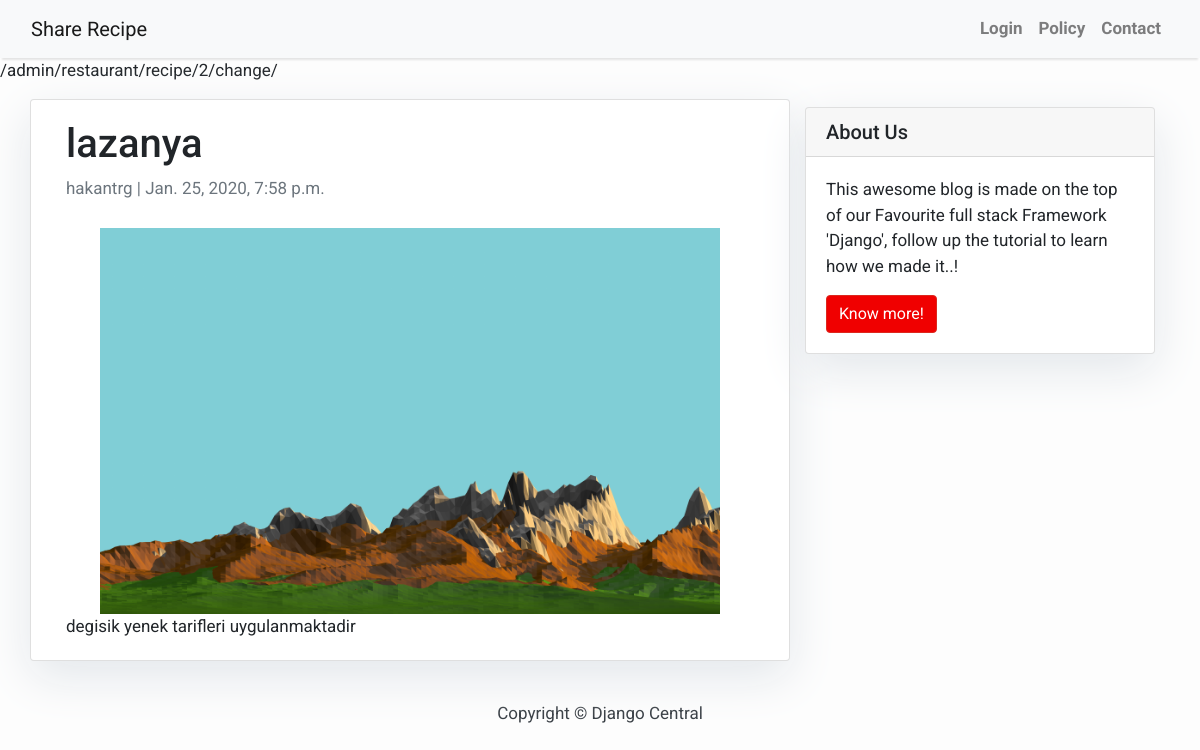
Page /lazanya/ on the earlier database version.
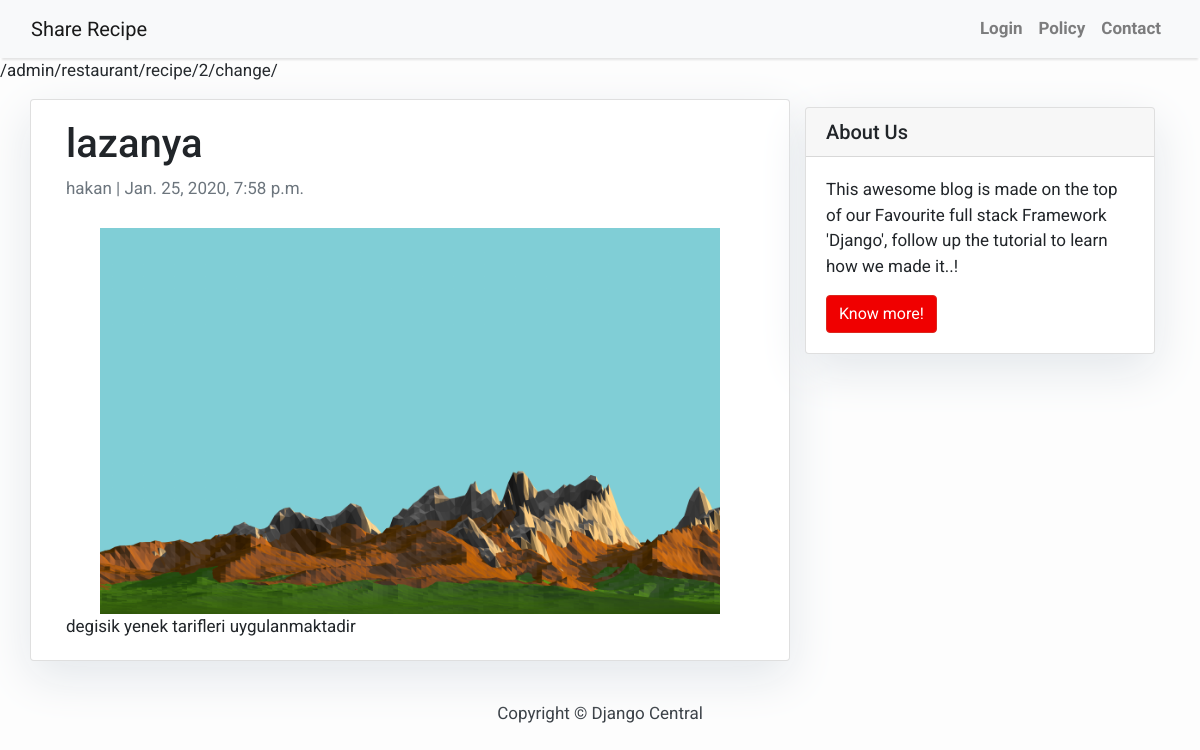
Same page on the later database version.
### restaurant/models.py (models this page shows, shortened)
class Recipe(models.Model):
    title = models.CharField(max_length=200, unique=True)
    slug = models.SlugField(max_length=200, unique=True)
    author = models.ForeignKey(
        User, on_delete=models.CASCADE, related_name='recipe_posts')
    updated_on = models.DateTimeField(auto_now=True)
    content = models.TextField()
    created_on = models.DateTimeField(auto_now_add=True)
    status = models.IntegerField(choices=STATUS, default=0)
    cover = models.ImageField(upload_to='images/', default="")
    objects = models.Manager()
    class Meta:
        ordering = ['-created_on']

### restaurant/views.py (the view)
# urls.py: path('<slug:slug>/', views.RecipeDetail.as_view(), name='recipe_detail'),
class RecipeDetail(generic.DetailView):
    model = RecipeModel
    template_name = 'recipe_detail.html'

### templates/recipe_detail.html (shortened to what this page needs)
{% extends 'base.html' %} {% block content %}
/admin/restaurant/recipe/2/change/
<div class="container">
  <div class="row">
    <div class="col-md-8 card mb-4  mt-3 left  top">
      <div class="card-body">
        <h1>
          {% block title %}
            {{ object.title }}
          {% endblock title %}
        </h1>
        <p class="text-muted">{{ recipe.author }} | {{ recipe.created_on }}</p>
        <div class = "content-image">
            <img src = "{{ recipe.cover.url }}"/>
        </div>
        <p class="card-text ">{{ object.content | safe }}</p>
      </div>
    </div>
    {% block sidebar %} {% include 'sidebar.html' %} {% endblock sidebar %}
  </div>
</div>
{% endblock content %}

### templates/base.html (shortened to what this page needs)
<!DOCTYPE html>
<html>
    <head>
        {% load static %}
        <link rel="stylesheet" type="text/css" href="{% static 'css/style.css' %}">
        <link rel="stylesheet" href="https://maxcdn.bootstrapcdn.com/bootstrap/4.0.0/css/bootstrap.min.css"
 />
    </head>
    <body>
        <nav class="navbar navbar-expand-lg navbar-light bg-light shadow" id="mainNav">
            <div class="container-fluid">
                <a class="navbar-brand" href="{% url 'home' %}">Share Recipe </a>
                <div class="collapse navbar-collapse" id="navbarResponsive">
                    <ul class="navbar-nav ml-auto">
                        {% if user.is_authenticated %}
                            <li class="nav-item text-black">
                                <a class="nav-link text-black font-weight-bold" href="/admin/restaurant/recipe/"> {{user}} </a>
                            </li>
                            <li class="nav-item text-black">
                                <a class="nav-link text-black font-weight-bold" href="{% url 'logout' %}">Logout </a>
                            </li>
                        {% else %}
                            <li class="nav-item text-black">
                                <a class="nav-link text-black font-weight-bold" href="{% url 'login' %}">Login </a>
                            </li>
                        {% endif %}
                        <li class="nav-item text-black">
                            <a class="nav-link text-black font-weight-bold" href="#">Policy</a>
                        </li>
                        <li class="nav-item text-black">
                            <a class="nav-link text-black font-weight-bold" href="#">Contact</a>
                        </li>
                    </ul>
                </div>
            </div>
        </nav>
        {% block content %}{% endblock content %}
        <footer class="py-3 bg-grey">
            <p class="m-0 text-dark text-center ">Copyright &copy; Django Central</p>
        </footer>
    </body>
</html>

### templates/sidebar.html (shortened to what this page needs)
{% block sidebar %}
<div class="col-md-4 float-right ">
<div class="card my-4">
        <h5 class="card-header">About Us</h5>
    <div class="card-body">
        <p class="card-text"> This awesome blog is made on the top of our Favourite full stack Framework 'Django', follow up the tutorial to learn how we made it..!</p>
        <a href="https://djangocentral.com/building-a-blog-application-with-django"
           class="btn btn-danger">Know more!</a>
    </div>
</div>
</div>
{% endblock sidebar %}

### static/css/style.css (style rules this page uses)
img { display: block; margin-left: auto; margin-right: auto; width: 90%; margin-top: 10px; padding-top: 10px; }

### templates/base.html (style rules this page uses)
body { font-family: "Roboto", sans-serif; font-size: 17px; background-color: #fdfdfd; }
.shadow { box-shadow: 0 4px 2px -2px rgba(0, 0, 0, 0.1); }
.btn-danger { color: #fff; background-color: #f00000; border-color: #dc281e; }

### templates/sidebar.html (style rules this page uses)
.card { box-shadow: 0 16px 48px #E3E7EB; }

Differences in the rows shown:
changed Recipe "lazanya": author "hakantrg" → "hakan"
